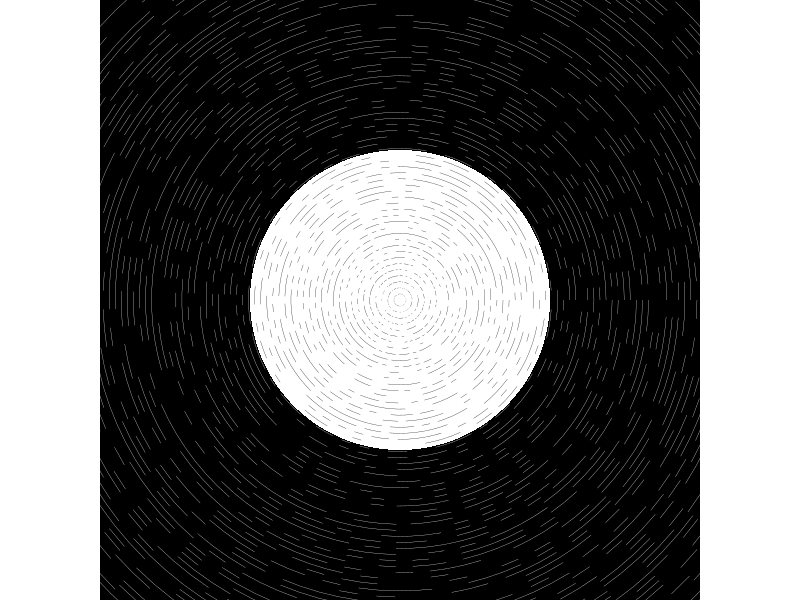
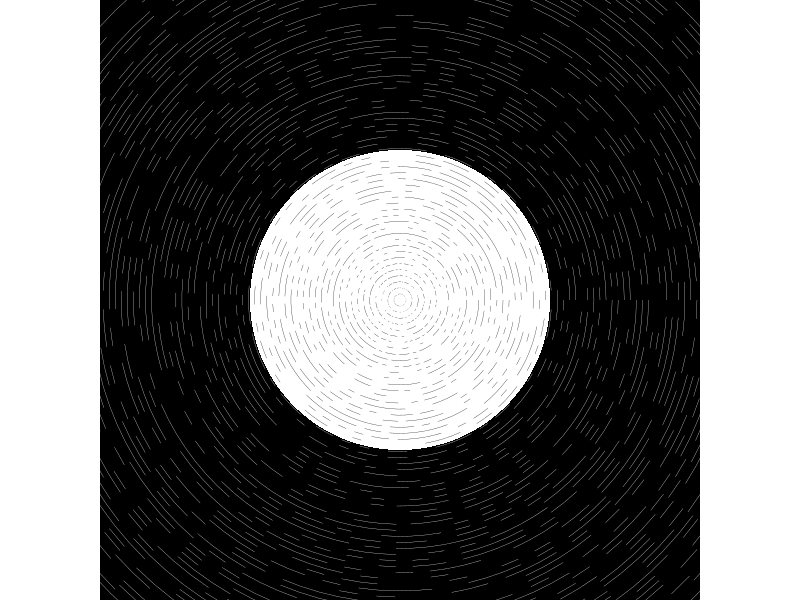

Reproduce these figures in R, in order.
library(tidyverse)

theta <- seq(0,2*pi, length = 100)

radi <- seq(0,20, length = 100)
n <- 1:length(radi)
color_pals <- c("#000000", "#ffffff")
fill_pals <- colorRampPalette(c("#000000","#070b40","#290740"))(length(radi))

circles <- pmap_df(list(radi,n,fill_pals), ~tibble(x = cos(theta) * .x + 10,
                                   y = sin(theta) * ..1 + 10,
                                   group = paste0("ring_",..2),
                                   color = sample(color_pals, length(theta), replace = TRUE),
                                   fill = ..3))

square <- tibble(x = c(0,1,1,0,0),
                 y = c(0,0,1,1,0),
                 group = "square_")

xtrans <- 0:19
ytrans <- 0:19
multi <- 1:20

squares <- map2_df(ytrans,multi, ~map_df(xtrans, ~square |>
                    mutate(x = x + .x,
                           group = .x)) |>
                    mutate(y = y + .x,
                           group = group + .y )) |>
  mutate(fill = if_else(group %% 2 == 0, "#ffffff", "#000000")) |>
  filter(x == between(x,0,5) & between(x,15,20))


theta <- seq(0,2*pi, length = 1000)


center <- tibble(x = cos(theta) * 5 + 10,
                 y = sin(theta)* 5 + 10,
                 color = "#ffffff",
                 group = "center")



circles |>
  ggplot(aes(x,y, group = group))+
  theme_void()+
  theme(plot.background = element_rect(fill = "#000000"))+
  geom_polygon(data = center, fill = "#ffffff")+
  geom_path(color = circles$color,size = .1)+
  coord_equal(xlim = c(0,20),
              ylim = c(0,20),
              expand = FALSE)

ggsave("day 30.png",
       dpi = 300,
       device = "png",
       bg = "transparent")
